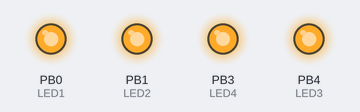
The sketch below on a simulated ATtiny85, built with avr-gcc and run on an emulated ATtiny85. Parts: output pins drawn as LEDs (lit = HIGH). Random numbers use the default seed unless the sketch sets one.

Above: at 0.12 s.
At 6.66 s:
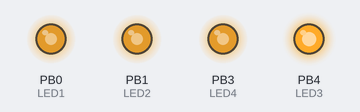
At 12.85 s:
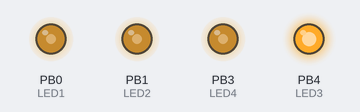
At 19.25 s:
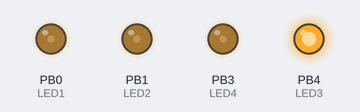
At 25.7 s:
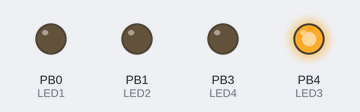
Timing chart, 0 to 27.2 s (numbered marks = the images above):
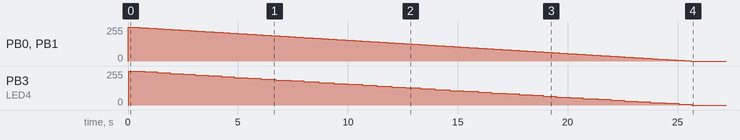

The sketch:

Bonsai.ino
```cpp
// ATtiny85 outputs
const int LED1 = 0;
const int LED2 = 1;
const int LED3 = 4;
const int LED4 = 3;
volatile uint8_t* Port[] = {&OCR0A, &OCR0B, &OCR1A, &OCR1B};
  int dir1 = 1;
  int dir2 = 1;
  int dir3 = 1;
  int dir4 = 1;

 int  tempOCR0A = 255;
 int  tempOCR0B = 255;
 int  tempOCR1A = 255;
 int  tempOCR1B = 255;

void setup() {
  pinMode(LED1, OUTPUT);
  pinMode(LED2, OUTPUT);
  pinMode(LED3, OUTPUT);
  pinMode(LED4, OUTPUT);
  // Configure counter/timer0 for fast PWM on PB0 and PB1
  TCCR0A = 3<<COM0A0 | 3<<COM0B0 | 3<<WGM00;
  TCCR0B = 0<<WGM02 | 3<<CS00; // Optional; already set
  // Configure counter/timer1 for fast PWM on PB4
  TCCR1 = 1<<CTC1 | 1<<PWM1A | 3<<COM1A0 | 7<<CS10;
  GTCCR = 1<<PWM1B | 3<<COM1B0;
  // Interrupts on OC1A match and overflow
  TIMSK = TIMSK | 1<<OCIE1A | 1<<TOIE1;


}

ISR(TIMER1_COMPA_vect) {
  if (!bitRead(TIFR,TOV1)) bitSet(PORTB, LED4);
}

ISR(TIMER1_OVF_vect) {
  bitClear(PORTB, LED4);
}

/*
void SET(int temp, int place){
  switch(place){
    case 1:
      OCR0A = temp;
    break;

    case 2:
      OCR0B = temp;
    break;

    case 3:
      OCR1A = temp;
    break;

    case 4:
      OCR1B = temp;
    break;
  }

}
*/

void loop() {

switch(dir1){
  case 1:
      if(OCR0A > 0){
        tempOCR0A--;
        if(tempOCR0A <= 255){
        OCR0A = tempOCR0A;
        }
      }
      else{
        dir1=2;
      }
    break;
  case 2:
      if(OCR0A < 255){
        tempOCR0A++;
        OCR0A = tempOCR0A;
      }
      else{
        OCR0A = 255;
        dir1 = 1;
        tempOCR0A = random(255,1000);
      }
    break;
    }

switch(dir2){
  case 1:
      if(OCR0B > 0){
        tempOCR0B--;
        if(tempOCR0B <= 255){
        OCR0B = tempOCR0B;
        }
      }
      else{
        dir2=2;
      }
    break;
  case 2:
      if(OCR0B < 255){
        tempOCR0B++;
        OCR0B = tempOCR0B;
      }
      else{
        OCR0B = 255;
        dir2 = 1;
        tempOCR0B = random(255,1000);
      }
    break;
    }

switch(dir3){
  case 1:
      if(OCR1A > 0){
        tempOCR1A--;
        if(tempOCR1A <= 255){
        OCR1A = tempOCR1A;
        }
      }
      else{
        dir3=2;
      }
    break;
  case 2:
      if(OCR1A < 255){
        tempOCR1A++;
        OCR1A = tempOCR1A;
      }
      else{
        OCR1A = 255;
        dir3 = 1;
        tempOCR1A = random(255,1000);
      }
    break;
    }


/*
switch(dir4){
  case 1:
      if(OCR1B > 0){
        tempOCR1B--;
        if(tempOCR1B <= 255){
        OCR1B = tempOCR1B;
        }
      }
      else{
        dir4=2;
      }
    break;
  case 2:
      if(OCR1B < 255){
        tempOCR1B++;
        OCR1B = tempOCR1B;
      }
      else{
        OCR1B = 255;
        dir4 = 1;
        tempOCR1B = random(510,255);
      }
    break;
    }
/*
*/
delay(100);
}
```

Measured:
- by itself, PB0 (LED1), PB1 (LED2): moves from 255/255 to 0/255 over 25.4 s
- by itself, PB3 (LED4): 0/255 → 254/255 at 0.04 s, → 248/255 0.72 s later, → 242/255 0.56 s later, → 236/255 0.60 s later, … (42 changes in this stretch)
